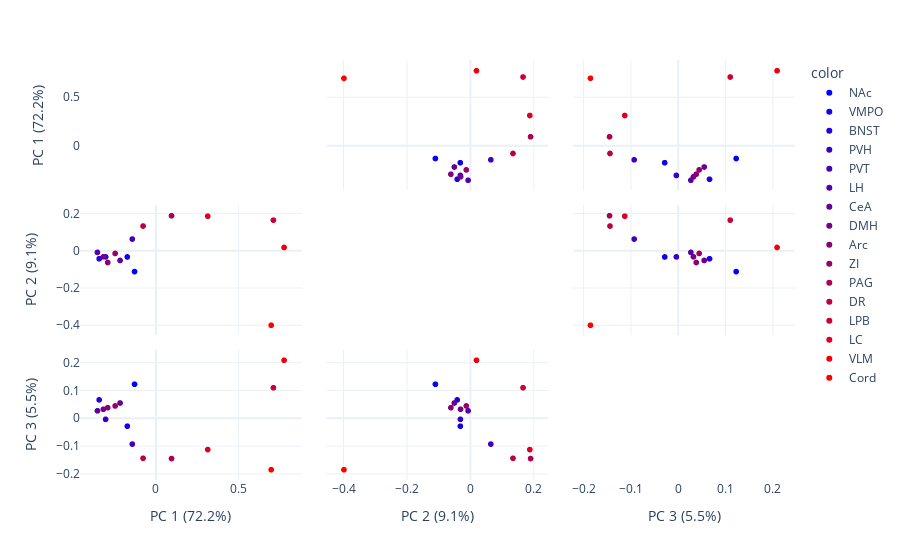

The notebook cell saved with this chart:
### Code cell
X_train = JSD
fig, ax = plt.subplots(figsize=(7, 5))
sns.heatmap(X_train ,cmap="BuPu",xticklabels=x_axis_labels,yticklabels = x_axis_labels)
fig.savefig('JSD.pdf')

pca = PCA(n_components=3)
X_PCA=pca.fit_transform(X_train)
tsne = TSNE(n_components=2,perplexity=5, random_state=24, learning_rate=5e-3)
X_100 = tsne.fit_transform(X_train)

import umap.umap_ as umap
embedding = umap.UMAP(random_state=42).fit_transform(X_train)

target= region_code_name_pool[1:end+1]
from sklearn.preprocessing import LabelEncoder
le = LabelEncoder()
le.fit(target)
y_lan = le.transform(target)

plt.figure(figsize=(10, 5))
ax1=plt.subplot(121)
plt.gca().set_title('PCA')
scatter=plt.scatter(X_PCA[:,0], X_PCA[:,1])
#scatter=plt.scatter(X_PCA[:,0], X_PCA[:,1],c=vectorizer(y_train),label=color)
ax2=plt.subplot(122)
plt.gca().set_title('tSNE')
plt.scatter(X_100[:,0], X_100[:,1])
#plt.scatter(X_100[:,0], X_100[:,1],c=vectorizer(y_train),label=y_train)
plt.figure(figsize=(10,16))


fig, ax = plt.subplots(figsize =(5,5))
ax1 =sns.scatterplot(
    x=X_PCA[:,0], y= X_PCA[:,2],
    hue=target,
    style=target,
    legend="brief",
    alpha=1,
    palette='coolwarm'
)
ax.legend(loc='center left', bbox_to_anchor=(1, 0.5), ncol=1)
plt.show()
np.random.seed(19680801)
fig, ax2 = plt.subplots(figsize =(5,5))
ax2 =sns.scatterplot(
    x=X_100[:,0], y= X_100[:,1],
    hue=target,
    style=target,
    legend="brief",
    alpha=1,
    palette='coolwarm'
)
ax2.legend(loc='center left', bbox_to_anchor=(1, 0.5), ncol=1)
plt.show()
fig.savefig('tsne.pdf')

fig = plt.figure(figsize = (16, 9))
ax = fig.add_subplot(projection='3d')

n = 100

scatter1 = ax.scatter(X_PCA[:,0], X_PCA[:,1],X_PCA[:,2],c=range(end),cmap='tab20c')
legend1 = ax.legend(*[scatter1.legend_elements()[0],target], 
                    title="Legend", loc='best', bbox_to_anchor=(1,0.96) ,ncol=1)
ax.add_artist(legend1)
ax.set_xlabel('X Label')
ax.set_ylabel('Y Label')
ax.set_zlabel('Z Label')
fig.savefig('pca3d.svg')
plt.show()

from plotly.express.colors import sample_colorscale
from sklearn.preprocessing import minmax_scale
print(range(end))
colors_ = list(range(1,end+1))
discrete_colors = sample_colorscale('Bluered', minmax_scale(colors_))

# colors_ = 5 numbers you are trying to depict with the colorscale
# discrete_colors - list of 5 rgb-coded colors from *Bluered* colorscale
# minmax_scale is used because *sample colors* can only deal with floats from [0,1]

import plotly.express as px

labels = {
    str(i): f"PC {i+1} ({var:.1f}%)"
    for i, var in enumerate(pca.explained_variance_ratio_ * 100)
}

fig = px.scatter_matrix(
    X_PCA,
    labels=labels,
    dimensions=range(3),
    color=target,color_discrete_sequence=discrete_colors
)
fig.update_layout(template='plotly_white')
# fig.update_layout(
#     xaxis=dict(showgrid=True),
#     yaxis=dict(showgrid=True)
# )
# fig.update_layout(
#     plot_bgcolor='white'
# )
# fig.update_xaxes(
#     mirror=True,
#     ticks='outside',
#     showline=True,
#     linecolor='black',
#     gridcolor='lightgrey'
# )
# fig.update_yaxes(
#     mirror=True,
#     ticks='outside',
#     showline=True,
#     linecolor='black',
#     gridcolor='lightgrey'
# )
fig.update_traces(diagonal_visible=False)
fig.show()
fig.write_image("PCA3view.svg")

### Figure 1 — Plotly figure (JSON) as saved in the notebook; plotly's stock layout.template omitted (floating-point values rounded to 4 significant figures)
{"data": [{"diagonal": {"visible": false}, "dimensions": [{"axis": {"matches": true}, "label": "PC 1 (72.2%)", "values": [-0.1293]}, {"axis": {"matches": true}, "label": "PC 2 (9.1%)", "values": [-0.1095]}, {"axis": {"matches": true}, "label": "PC 3 (5.5%)", "values": [0.1233]}], "hovertemplate": "color=NAc<br>%{xaxis.title.text}=%{x}<br>%{yaxis.title.text}=%{y}<extra></extra>", "legendgroup": "NAc", "marker": {"color": "rgb(0, 0, 255)", "symbol": "circle"}, "name": "NAc", "showlegend": true, "type": "splom"}, {"diagonal": {"visible": false}, "dimensions": [{"axis": {"matches": true}, "label": "PC 1 (72.2%)", "values": [-0.173]}, {"axis": {"matches": true}, "label": "PC 2 (9.1%)", "values": [-0.0308]}, {"axis": {"matches": true}, "label": "PC 3 (5.5%)", "values": [-0.02797]}], "hovertemplate": "color=VMPO<br>%{xaxis.title.text}=%{x}<br>%{yaxis.title.text}=%{y}<extra></extra>", "legendgroup": "VMPO", "marker": {"color": "rgb(17, 0, 238)", "symbol": "circle"}, "name": "VMPO", "showlegend": true, "type": "splom"}, {"diagonal": {"visible": false}, "dimensions": [{"axis": {"matches": true}, "label": "PC 1 (72.2%)", "values": [-0.3437]}, {"axis": {"matches": true}, "label": "PC 2 (9.1%)", "values": [-0.04057]}, {"axis": {"matches": true}, "label": "PC 3 (5.5%)", "values": [0.06689]}], "hovertemplate": "color=BNST<br>%{xaxis.title.text}=%{x}<br>%{yaxis.title.text}=%{y}<extra></extra>", "legendgroup": "BNST", "marker": {"color": "rgb(34, 0, 221)", "symbol": "circle"}, "name": "BNST", "showlegend": true, "type": "splom"}, {"diagonal": {"visible": false}, "dimensions": [{"axis": {"matches": true}, "label": "PC 1 (72.2%)", "values": [-0.3044]}, {"axis": {"matches": true}, "label": "PC 2 (9.1%)", "values": [-0.03052]}, {"axis": {"matches": true}, "label": "PC 3 (5.5%)", "values": [-0.003304]}], "hovertemplate": "color=PVH<br>%{xaxis.title.text}=%{x}<br>%{yaxis.title.text}=%{y}<extra></extra>", "legendgroup": "PVH", "marker": {"color": "rgb(51, 0, 204)", "symbol": "circle"}, "name": "PVH", "showlegend": true, "type": "splom"}, {"diagonal": {"visible": false}, "dimensions": [{"axis": {"matches": true}, "label": "PC 1 (72.2%)", "values": [-0.1429]}, {"axis": {"matches": true}, "label": "PC 2 (9.1%)", "values": [0.06559]}, {"axis": {"matches": true}, "label": "PC 3 (5.5%)", "values": [-0.09266]}], "hovertemplate": "color=PVT<br>%{xaxis.title.text}=%{x}<br>%{yaxis.title.text}=%{y}<extra></extra>", "legendgroup": "PVT", "marker": {"color": "rgb(68, 0, 187)", "symbol": "circle"}, "name": "PVT", "showlegend": true, "type": "splom"}, {"diagonal": {"visible": false}, "dimensions": [{"axis": {"matches": true}, "label": "PC 1 (72.2%)", "values": [-0.3541]}, {"axis": {"matches": true}, "label": "PC 2 (9.1%)", "values": [-0.006217]}, {"axis": {"matches": true}, "label": "PC 3 (5.5%)", "values": [0.02743]}], "hovertemplate": "color=LH<br>%{xaxis.title.text}=%{x}<br>%{yaxis.title.text}=%{y}<extra></extra>", "legendgroup": "LH", "marker": {"color": "rgb(85, 0, 170)", "symbol": "circle"}, "name": "LH", "showlegend": true, "type": "splom"}, {"diagonal": {"visible": false}, "dimensions": [{"axis": {"matches": true}, "label": "PC 1 (72.2%)", "values": [-0.217]}, {"axis": {"matches": true}, "label": "PC 2 (9.1%)", "values": [-0.04965]}, {"axis": {"matches": true}, "label": "PC 3 (5.5%)", "values": [0.05558]}], "hovertemplate": "color=CeA<br>%{xaxis.title.text}=%{x}<br>%{yaxis.title.text}=%{y}<extra></extra>", "legendgroup": "CeA", "marker": {"color": "rgb(102, 0, 153)", "symbol": "circle"}, "name": "CeA", "showlegend": true, "type": "splom"}, {"diagonal": {"visible": false}, "dimensions": [{"axis": {"matches": true}, "label": "PC 1 (72.2%)", "values": [-0.3183]}, {"axis": {"matches": true}, "label": "PC 2 (9.1%)", "values": [-0.03017]}, {"axis": {"matches": true}, "label": "PC 3 (5.5%)", "values": [0.03293]}], "hovertemplate": "color=DMH<br>%{xaxis.title.text}=%{x}<br>%{yaxis.title.text}=%{y}<extra></extra>", "legendgroup": "DMH", "marker": {"color": "rgb(119, 0, 136)", "symbol": "circle"}, "name": "DMH", "showlegend": true, "type": "splom"}, {"diagonal": {"visible": false}, "dimensions": [{"axis": {"matches": true}, "label": "PC 1 (72.2%)", "values": [-0.2918]}, {"axis": {"matches": true}, "label": "PC 2 (9.1%)", "values": [-0.06066]}, {"axis": {"matches": true}, "label": "PC 3 (5.5%)", "values": [0.03871]}], "hovertemplate": "color=Arc<br>%{xaxis.title.text}=%{x}<br>%{yaxis.title.text}=%{y}<extra></extra>", "legendgroup": "Arc", "marker": {"color": "rgb(136, 0, 119)", "symbol": "circle"}, "name": "Arc", "showlegend": true, "type": "splom"}, {"diagonal": {"visible": false}, "dimensions": [{"axis": {"matches": true}, "label": "PC 1 (72.2%)", "values": [-0.2468]}, {"axis": {"matches": true}, "label": "PC 2 (9.1%)", "values": [-0.01199]}, {"axis": {"matches": true}, "label": "PC 3 (5.5%)", "values": [0.0449]}], "hovertemplate": "color=ZI<br>%{xaxis.title.text}=%{x}<br>%{yaxis.title.text}=%{y}<extra></extra>", "legendgroup": "ZI", "marker": {"color": "rgb(153, 0, 102)", "symbol": "circle"}, "name": "ZI", "showlegend": true, "type": "splom"}, {"diagonal": {"visible": false}, "dimensions": [{"axis": {"matches": true}, "label": "PC 1 (72.2%)", "values": [0.09498]}, {"axis": {"matches": true}, "label": "PC 2 (9.1%)", "values": [0.191]}, {"axis": {"matches": true}, "label": "PC 3 (5.5%)", "values": [-0.1448]}], "hovertemplate": "color=PAG<br>%{xaxis.title.text}=%{x}<br>%{yaxis.title.text}=%{y}<extra></extra>", "legendgroup": "PAG", "marker": {"color": "rgb(170, 0, 85)", "symbol": "circle"}, "name": "PAG", "showlegend": true, "type": "splom"}, {"diagonal": {"visible": false}, "dimensions": [{"axis": {"matches": true}, "label": "PC 1 (72.2%)", "values": [-0.07748]}, {"axis": {"matches": true}, "label": "PC 2 (9.1%)", "values": [0.1356]}, {"axis": {"matches": true}, "label": "PC 3 (5.5%)", "values": [-0.1438]}], "hovertemplate": "color=DR<br>%{xaxis.title.text}=%{x}<br>%{yaxis.title.text}=%{y}<extra></extra>", "legendgroup": "DR", "marker": {"color": "rgb(187, 0, 68)", "symbol": "circle"}, "name": "DR", "showlegend": true, "type": "splom"}, {"diagonal": {"visible": false}, "dimensions": [{"axis": {"matches": true}, "label": "PC 1 (72.2%)", "values": [0.7126]}, {"axis": {"matches": true}, "label": "PC 2 (9.1%)", "values": [0.1673]}, {"axis": {"matches": true}, "label": "PC 3 (5.5%)", "values": [0.1107]}], "hovertemplate": "color=LPB<br>%{xaxis.title.text}=%{x}<br>%{yaxis.title.text}=%{y}<extra></extra>", "legendgroup": "LPB", "marker": {"color": "rgb(204, 0, 51)", "symbol": "circle"}, "name": "LPB", "showlegend": true, "type": "splom"}, {"diagonal": {"visible": false}, "dimensions": [{"axis": {"matches": true}, "label": "PC 1 (72.2%)", "values": [0.3147]}, {"axis": {"matches": true}, "label": "PC 2 (9.1%)", "values": [0.1887]}, {"axis": {"matches": true}, "label": "PC 3 (5.5%)", "values": [-0.1125]}], "hovertemplate": "color=LC<br>%{xaxis.title.text}=%{x}<br>%{yaxis.title.text}=%{y}<extra></extra>", "legendgroup": "LC", "marker": {"color": "rgb(221, 0, 34)", "symbol": "circle"}, "name": "LC", "showlegend": true, "type": "splom"}, {"diagonal": {"visible": false}, "dimensions": [{"axis": {"matches": true}, "label": "PC 1 (72.2%)", "values": [0.7772]}, {"axis": {"matches": true}, "label": "PC 2 (9.1%)", "values": [0.02024]}, {"axis": {"matches": true}, "label": "PC 3 (5.5%)", "values": [0.2099]}], "hovertemplate": "color=VLM<br>%{xaxis.title.text}=%{x}<br>%{yaxis.title.text}=%{y}<extra></extra>", "legendgroup": "VLM", "marker": {"color": "rgb(238, 0, 17)", "symbol": "circle"}, "name": "VLM", "showlegend": true, "type": "splom"}, {"diagonal": {"visible": false}, "dimensions": [{"axis": {"matches": true}, "label": "PC 1 (72.2%)", "values": [0.6992]}, {"axis": {"matches": true}, "label": "PC 2 (9.1%)", "values": [-0.3984]}, {"axis": {"matches": true}, "label": "PC 3 (5.5%)", "values": [-0.1852]}], "hovertemplate": "color=Cord<br>%{xaxis.title.text}=%{x}<br>%{yaxis.title.text}=%{y}<extra></extra>", "legendgroup": "Cord", "marker": {"color": "rgb(255, 0, 0)", "symbol": "circle"}, "name": "Cord", "showlegend": true, "type": "splom"}], "layout": {"dragmode": "select", "legend": {"title": {"text": "color"}, "tracegroupgap": 0}, "margin": {"t": 60}}}
